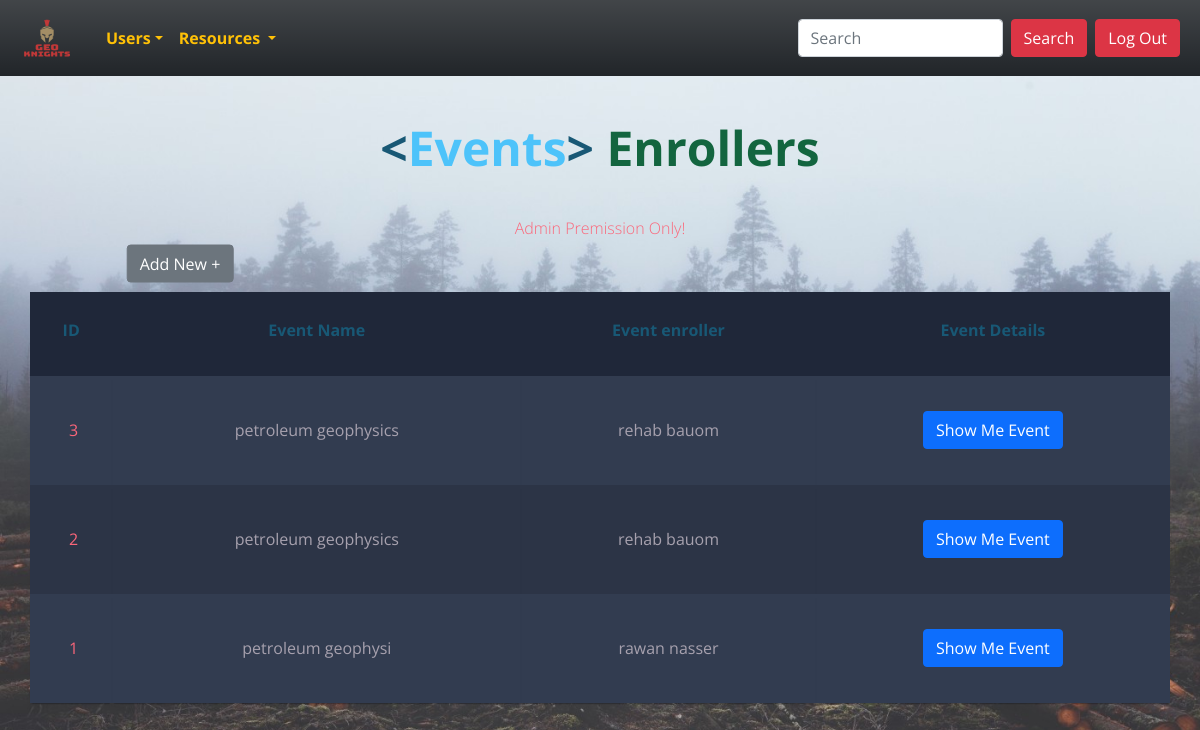
/admin/resources/eventsReservations/index.php (signed in), run on an earlier commit of the app's database.
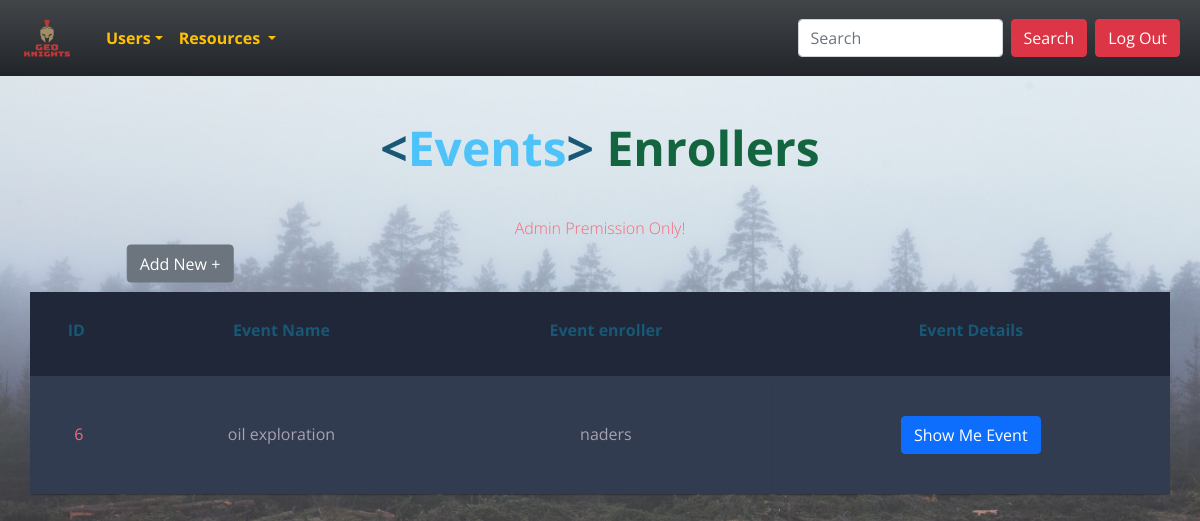
And on a later commit of the database.
### tables this page shows
CREATE TABLE `e_reservation` (
  `id` int(11) NOT NULL,
  `event_id` int(11) NOT NULL,
  `enroller` int(11) DEFAULT NULL
);

CREATE TABLE `events` (
  `id` int(11) NOT NULL,
  `event_name` char(60) NOT NULL,
  `event_describtion` varchar(200) NOT NULL,
  `eventDate` timestamp NOT NULL DEFAULT current_timestamp() ON UPDATE current_timestamp(),
  `event_logo` varchar(110) NOT NULL,
  `event_submiter` int(11) DEFAULT NULL
);

CREATE TABLE `users` (
  `id` int(11) NOT NULL,
  `name` char(50) NOT NULL,
  `email` char(80) NOT NULL,
  `password` char(50) NOT NULL,
  `phone` char(11) NOT NULL,
  `gender` char(40) NOT NULL,
  `user_type` int(11) DEFAULT NULL
);

### helpers/paths.php (called while the page is built, shortened)
<?php
function css($dis){
    return   "http://" . $_SERVER['SERVER_NAME'] . "/g2p/assests/css/" . $dis;
}
?>

### admin/resources/eventsReservations/index.php (the view, shortened to what this page needs)
<?php
require "../../../helpers/paths.php";
require '../../../helpers/dbConnection.php';
require '../../../layout/navAdmin.php';
$sql1 = "select e_reservation.* ,events.id as eventID, events.event_name as eventName ,users.name as eventenroller from e_reservation join events on e_reservation.event_id = events.id join users on users.id = e_reservation.enroller order by e_reservation.id desc";
$op = mysqli_query($con, $sql1);
?>
<!DOCTYPE html>
<html lang="en">
<head>
    <link rel="stylesheet" href="<?php echo css('display.css') ?>">
</head>
<body>
    <h1 class="m-5"><span class="blue">&lt;</span>Events<span class="blue">&gt;</span> <span class="yellow">Enrollers</pan>
    </h1>
    <h2>Admin Premission Only! <br><br>
    </h2>
    <a href="create.php" title="Avaliable only for Company Users to add Events to checked" class="btn btn-secondary add">Add New +</a>
    <table class="container ">
        <thead>
            <tr>
                <th>
                    <h1>ID</h1>
                </th>
                <th>
                    <h1>Event Name</h1>
                </th>
                <th>
                    <h1>Event enroller</h1>
                </th>
                <th>
                    <h1>Event Details</h1>
                </th>
            </tr>
        </thead>
        <tbody>
            <?php while ($data = mysqli_fetch_assoc($op)) { ?>
                <tr>
                    <td><?php echo $data['id']; ?></td>
                    <td><?php echo $data['eventName']; ?></td>
                    <td><?php echo $data['eventenroller']; ?></td>
                    <td style="padding: 10% 10px;"> <a href="eventDeatails.php?id=<?php echo $data['eventID']; ?>" class="btn btn-primary ">Show Me Event</a>
                    </td>
                </tr>
            <?php } ?>
        </tbody>
    </table>
</body>
</html>

What changed in the data, as far as the page shows it:
removed e_reservation: id "3", event.event_name "petroleum geophysics", enroller.name "rehab bauom"
removed e_reservation: id "2", event.event_name "petroleum geophysics", enroller.name "rehab bauom"
removed e_reservation: id "1", event.event_name "petroleum geophysi", enroller.name "rawan nasser"
added e_reservation: id "6", event.event_name "oil exploration", enroller.name "naders"
